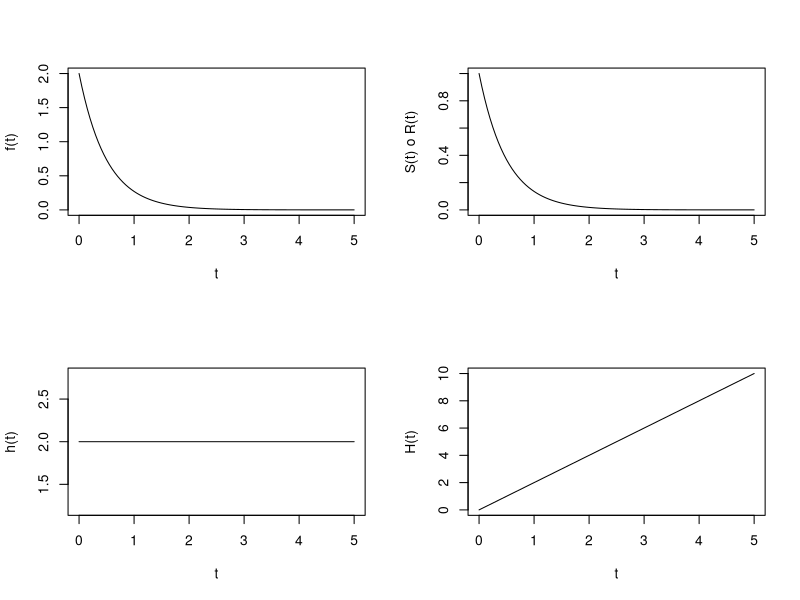
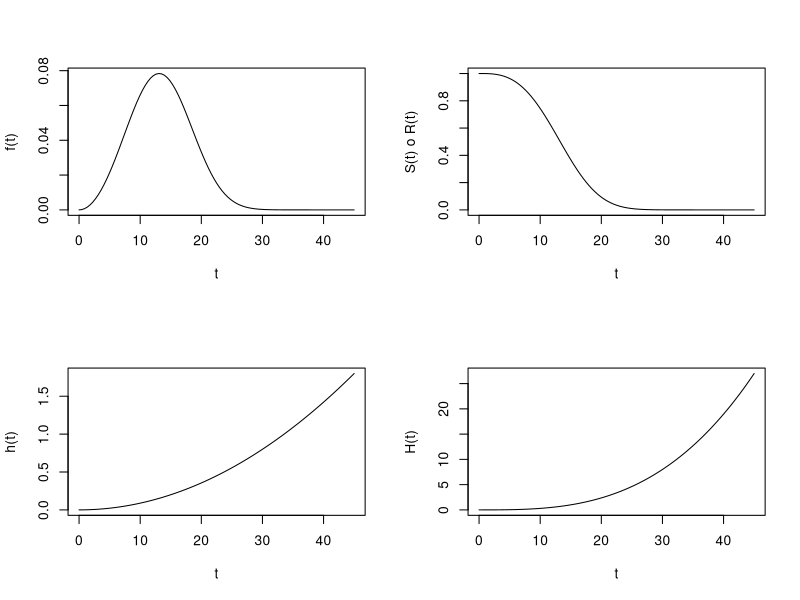
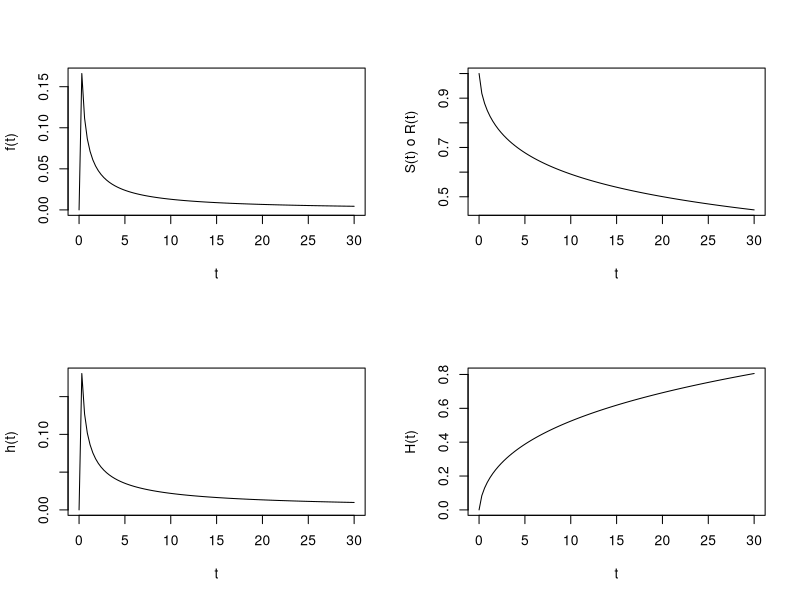

Source code (R) for these figures, in order:
## ---- chunk 1
exponencial <- function(rate=1,from=0,to=20){
  h <- function(x,rate){
    resultado <- ifelse(x>0,rate,rate)
    return(resultado)
  }
  H <- function(x,rate){
    return(rate*x)
  }
  nf <- layout( matrix(c(1,2,3,4), nrow=2, byrow=TRUE) )
  curve(dexp(t,rate=rate),from=from, to=to,
        ylab="f(t)",xname = "t")
  curve(1-pexp(t,rate=rate),from=from, to=to,
        ylab="S(t) o R(t)",xname = "t")
  curve(h(t,rate=rate),from=from, to=to,
        ylab="h(t)",xname = "t")
  curve(H(t,rate=rate),from=from, to=to,
        ylab="H(t)",xname = "t")

}
exponencial(rate=2,from=0,to=5)
## ---- chunk 2
weibull <- function(shape, scale = 1,from=0,to=20){
  R <- function(x,shape,scale){
    return(1-pweibull(x,shape , scale))
  }
  h <- function(t,shape,scale){
    return(dweibull(t,shape, scale = scale)/R(t,shape, scale = scale))
  }
  H <- function(x,shape,scale=1){
    return(-pweibull(x, shape, scale, lower = FALSE, log = TRUE))
  }
  nf <- layout( matrix(c(1,2,3,4), nrow=2, byrow=TRUE) )
  curve(dweibull(t,shape, scale = scale),from=from, to=to,
        ylab="f(t)",xname = "t")
  curve(1-pweibull(t,shape, scale = scale),from=from, to=to,
        ylab="S(t) o R(t)",xname = "t")
  curve(h(t,shape, scale = scale),from=from, to=to,
        ylab="h(t)",xname = "t")
  curve(H(t,shape, scale = scale),from=from, to=to,
        ylab="H(t)",xname = "t")

}
weibull(shape=3, scale = 15,from=0,to=45)
## ---- chunk 3
lognormal <- function(meanlog , sdlog ,from=0,to=20){
  R <- function(t,meanlog , sdlog ){
    return(1-plnorm(t, meanlog , sdlog))
  }
  h <- function(t,meanlog , sdlog ){
    return(dlnorm(t, meanlog , sdlog )/R(t, meanlog , sdlog ))
  }
  H <- function(t,meanlog , sdlog ){
    return(-log(R(t,meanlog,sdlog)))
  }
  nf <- layout( matrix(c(1,2,3,4), nrow=2, byrow=TRUE) )
  curve(dlnorm(t, meanlog , sdlog ),from=from, to=to,
        ylab="f(t)",xname = "t")
  curve(R(t, meanlog , sdlog ),from=from, to=to,
        ylab="S(t) o R(t)",xname = "t")
  curve(h(t,meanlog , sdlog ),from=from, to=to,
        ylab="h(t)",xname = "t")
  curve(H(t,meanlog , sdlog ),from=from, to=to,
        ylab="H(t)",xname = "t")

}
lognormal(meanlog =3, sdlog=3,from=0,to=30)
